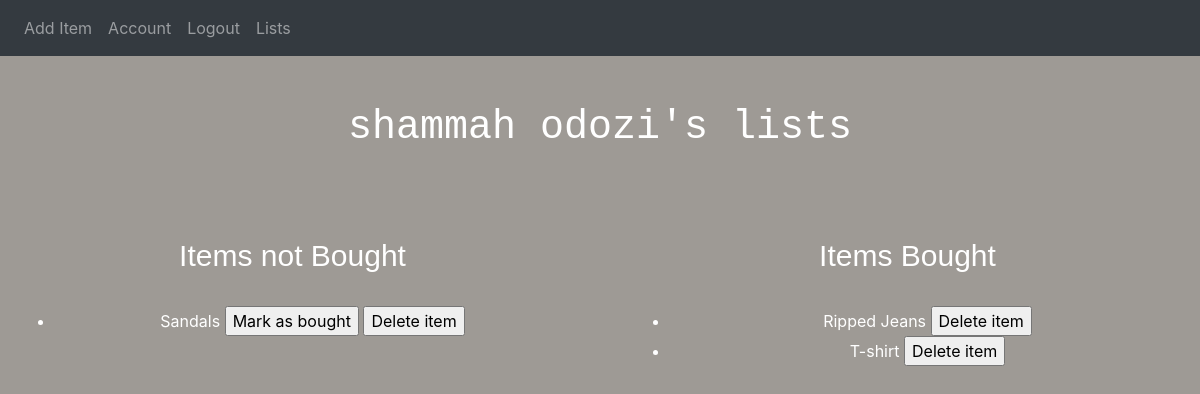
The page /lists (signed in) on the database its author committed.
### application/models.py (models this page shows, shortened)
class Users(db.Model, UserMixin):
	id = db.Column(db.Integer, primary_key=True)
	first_name = db.Column(db.String(30), nullable=False)
	last_name = db.Column(db.String(30), nullable=False)
	email = db.Column(db.String(150), nullable=False, unique=True)
	password = db.Column(db.String(50), nullable=False)
	lists = db.relationship('Shoppinglist', backref='creator', lazy=True)

class Shoppinglist(db.Model, UserMixin):
	id = db.Column(db.Integer, primary_key=True)
	text = db.Column(db.String(200), nullable=False)
	bought = db.Column(db.Boolean)
	user_id = db.Column(db.Integer, db.ForeignKey('users.id'), nullable=False)

### application/routes.py (the view)
@app.route('/lists')
@login_required
def lists():
 if current_user.is_authenticated:
  bought = Shoppinglist.query.filter_by(creator=current_user, bought=True).all()
  notbought = Shoppinglist.query.filter_by(creator=current_user, bought=False).all()
  return render_template('lists.html', title='Lists', bought=bought, notbought=notbought, creator=current_user)

### application/models.py (called while the page is built)
@login_manager.user_loader
def load_user(id):
	return Users.query.get(int(id))

### application/templates/lists.html (shortened to what this page needs)
{% extends "layout.html" %}
{% block body_content %}
<!DOCTYPE html>
<html lang="en">
<head>
<body>
	<br>
	<br>
<b><h1 style="font-size:40px; color:white;text-align:center;font-family: monospace;">{{ current_user.first_name}} {{ current_user.last_name }}'s lists</h1></b>
<br>
<br>
<div class="row">
	<div class="column margin:left"><h3 style="font-size:30px;text-align:center;font-family:Arial,sans-serif; color:white"> Items not Bought</h3>
	<br>
	<ul>
		{% for shoppinglist in notbought %}
		<li style="font-size:12pt; color:white;text-align:center">{{ shoppinglist.text }} <form action="{{ url_for('bought', id=shoppinglist.id) }}" style="display: inline">
         <input type="submit" value="Mark as bought">
     </form>
		<form action="{{ url_for('delete', id=shoppinglist.id) }}" style="display: inline">
         <input type="submit" value="Delete item"></form></li>
		{% endfor %}
	</ul>
</div>
	<br>
	<div class="column"><h3 style="font-size:30px;text-align:center;font-family:Arial,sans-serif;color:white;"> Items Bought</h3>
	<br>
	<ul>
		{% for shoppinglist in bought %}
		<li style="font-size:12pt;color:white;text-align:center;">{{ shoppinglist.text }}
		 <form action="{{ url_for('delete', id=shoppinglist.id) }}" style="display: inline">
         <input type="submit" value="Delete item"></form></li>
		{% endfor %}
	</div>
</div>
</body>
{% endblock body_content %}

### application/templates/layout.html (style rules this page uses)
body { background-color: #9e9a95; }

### application/templates/lists.html (style rules this page uses)
.column { float: left; width: 50%; padding: 30px; }

### rows shown on the page
Users: first_name "shammah", last_name "odozi"
Shoppinglist: text "Sandals"
Shoppinglist: text "Ripped Jeans"
Shoppinglist: text "T-shirt"
